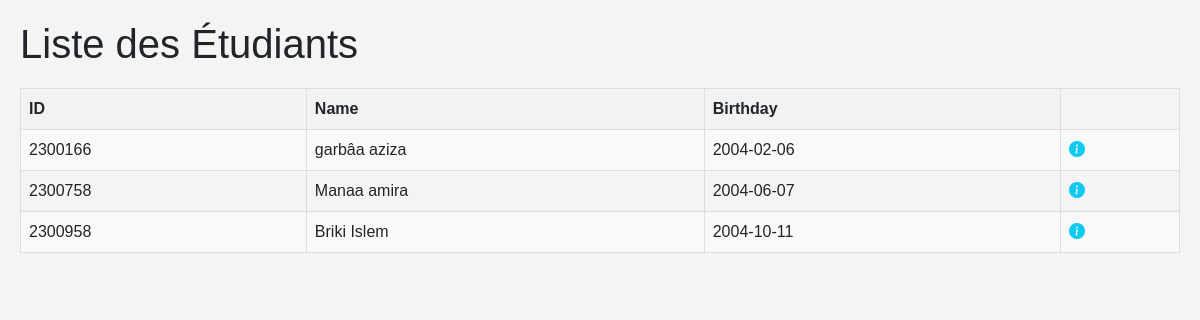
The page /ex4.php on the database as committed earlier.
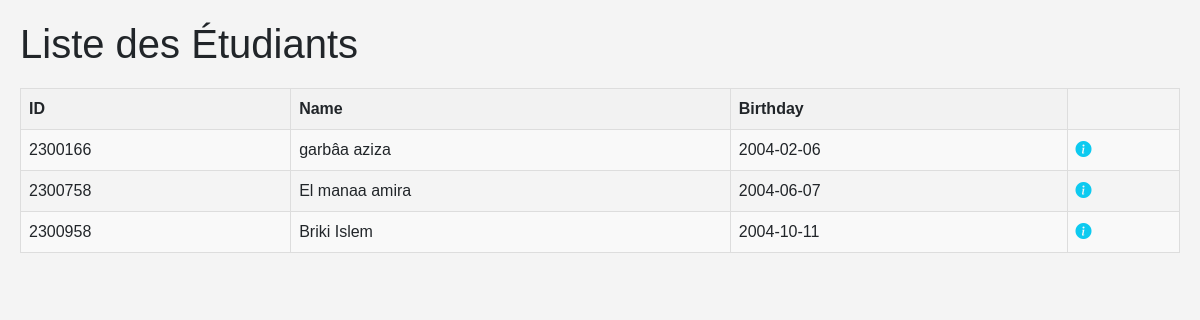
The same page on the database as committed later.
### tables this page shows
CREATE TABLE `student` (
  `id` int(11) NOT NULL,
  `name` varchar(20) NOT NULL,
  `birthday` date NOT NULL,
  `image` varchar(100) DEFAULT NULL
);

### ex4.php (the view, shortened to what this page needs)
<!DOCTYPE html>
<html lang="en">
<head>
    <link href="https://cdn.jsdelivr.net/npm/bootstrap@5.3.0-alpha1/dist/css/bootstrap.min.css" rel="stylesheet">
    <link href="https://cdn.jsdelivr.net/npm/bootstrap-icons/font/bootstrap-icons.css" rel="stylesheet">
</head>
<body>
    <h1>Liste des Étudiants</h1>
    <?php
    try {
        $cnxex4 = new PDO('mysql:host=localhost;dbname=ex4;port=3307', 'root', '');
    } catch (PDOException $e) {
        die($e->getMessage());
    }
    $requete = "SELECT * FROM student";
    $response = $cnxex4->query($requete);
    echo "<table>";
    echo "<tr><th>ID</th><th>Name</th><th>Birthday</th>";
    while ($row = $response->fetch(PDO::FETCH_ASSOC)) {
        echo "<tr>";
        echo "<td>" . $row['id'] . "</td>";
        echo "<td>" . $row['name'] ."</td>";
        echo "<td>" . $row['birthday']."</td>";
        echo "<td><a href='détailEtudiant.php?id=" . $row['id'] . "' class='link-info link-offset-2 link-underline-opacity-25 link-underline-opacity-100-hover'><i class='bi bi-info-circle-fill'></i></a></td>";
        echo "</tr>";
    }
    echo "</table>";
    ?>
</body>
</html>

### ex4.php (style rules this page uses)
body { font-family: Arial, sans-serif; background-color: #f4f4f4; margin: 0; padding: 20px; }
table { width: 100%; border-collapse: collapse; margin: 20px 0; }
table, th, td { border: 1px solid #ddd; }
th, td { padding: 8px; text-align: left; }
th { background-color: #f2f2f2; }
tr:nth-child(even) { background-color: #f9f9f9; }

Rows that differ between the two databases and show on the page:
changed student id 2300758: name "Manaa amira" → "El manaa amira"
